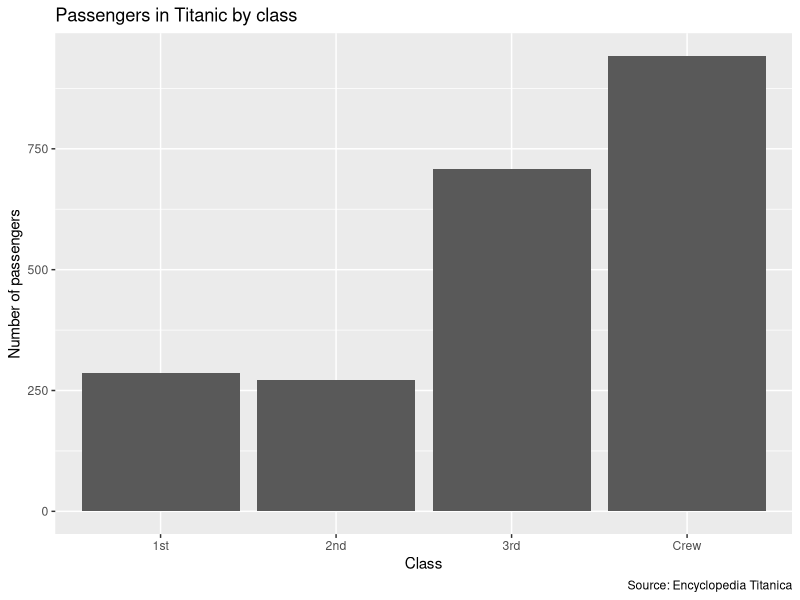
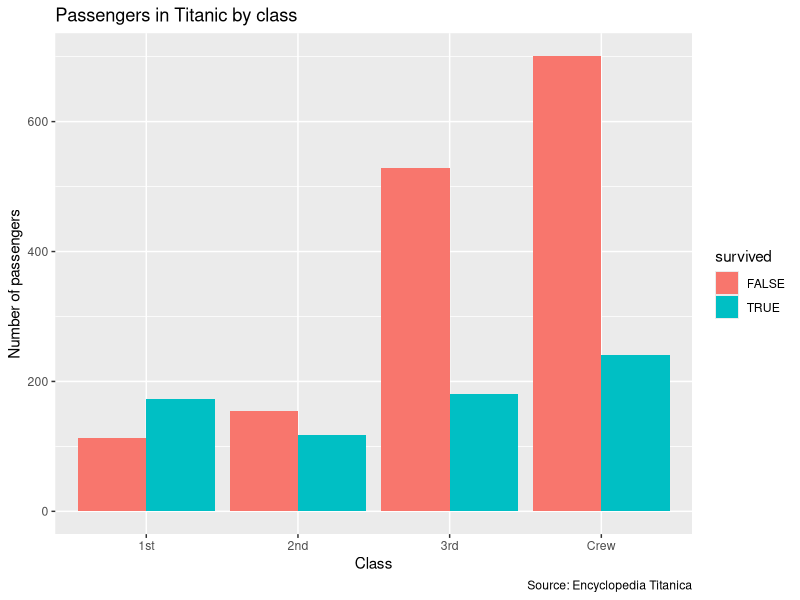
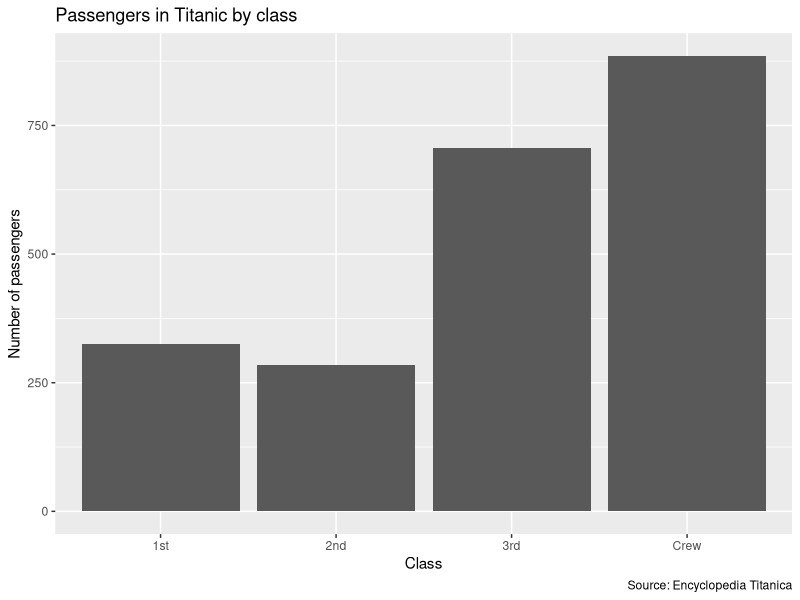
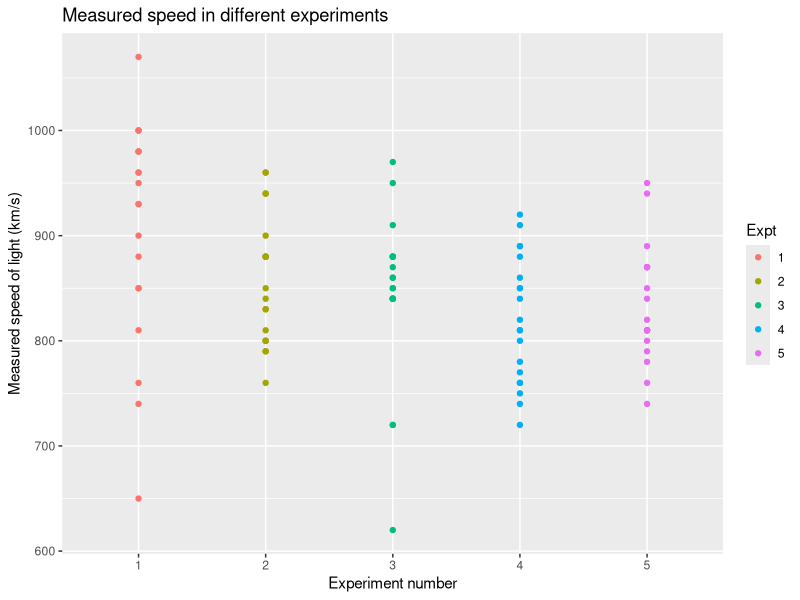
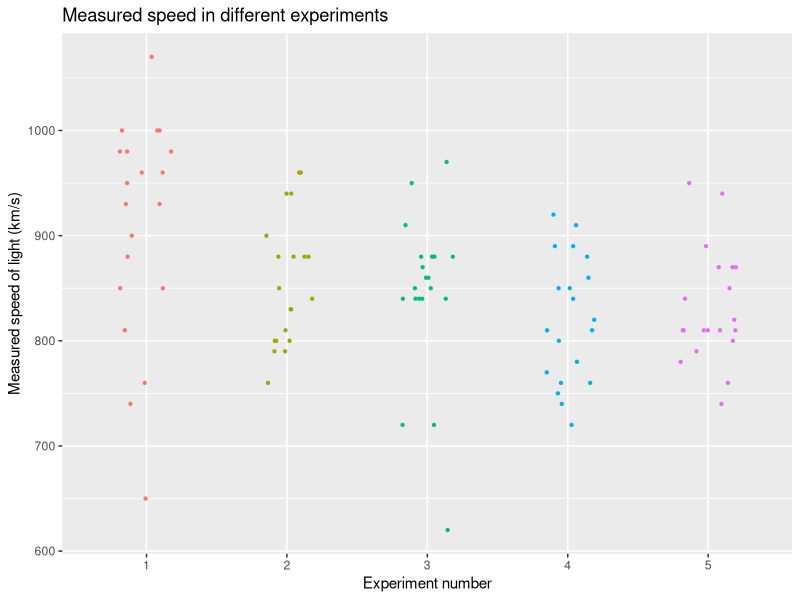
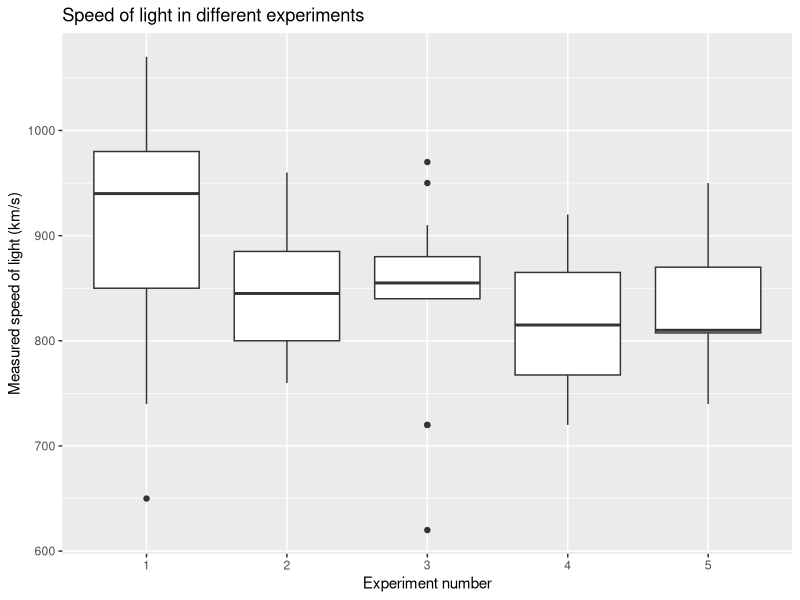
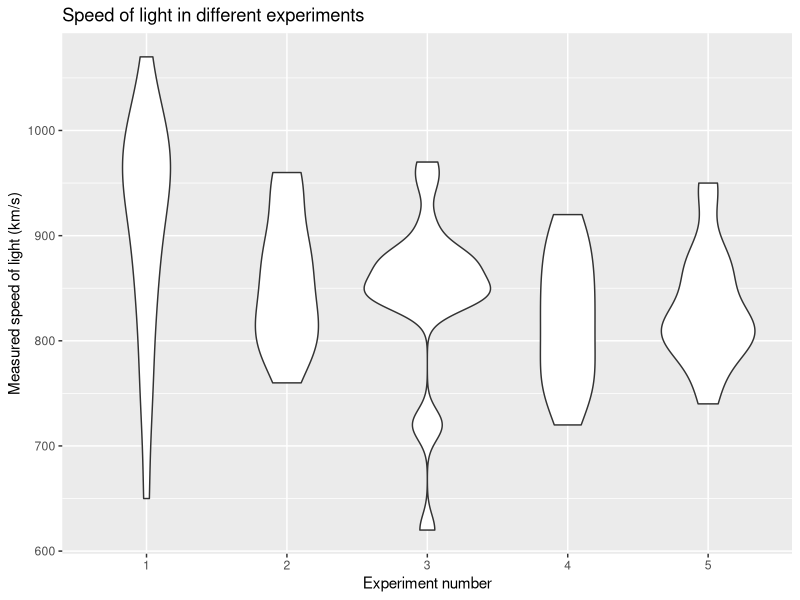
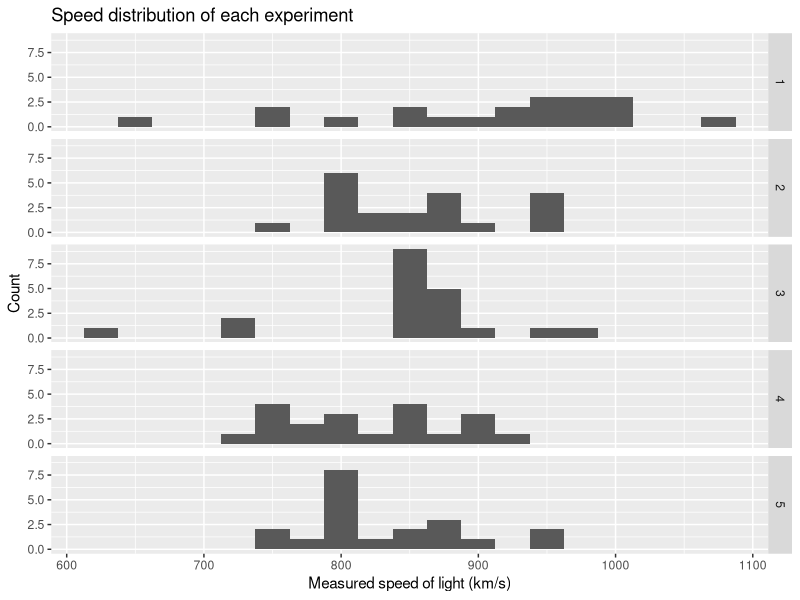

Write the R code that produced these figures, in order.
## ---- chunk 1
knitr::opts_chunk$set(echo = TRUE, fig.align = "center")
## ---- chunk 2
library(ggplot2)
library(tidyverse)
## ---- chunk 3
titanic_1 <- read_csv("titanic.csv")

# remove unwanted columns
titanic_1 <- titanic_1[, c("class", "survived")]
titanic_1
## ---- chunk 4
?read_csv
## ---- chunk 5
  ggplot(titanic_1, aes(x = class)) +
      geom_bar() + labs(
        title = "Passengers in Titanic by class",
        caption = "Source: Encyclopedia Titanica",
        x = "Class",
        y = "Number of passengers"
        )
## ---- chunk 6
  ggplot(titanic_1, aes(fill = survived, x = class)) +
      geom_bar(position = "dodge") + # make the bar plot side-by-side
      labs(
        title = "Passengers in Titanic by class",
        caption = "Source: Encyclopedia Titanica",
        x = "Class",
        y = "Number of passengers"
        )
## ---- chunk 7
  titanic_2 <-
      apply(Titanic, c(1, 4), sum) |>
      as_tibble(rownames = "class") |>
      rename(died = "No", survived = "Yes")
## ---- chunk 8
  titanic_2$total <- titanic_2$died + titanic_2$survived
## ---- chunk 9
  ggplot(titanic_2, aes(x = class, y = total)) +
      geom_bar(stat = "identity") +
      labs(
        title = "Passengers in Titanic by class",
        caption = "Source: Encyclopedia Titanica",
        x = "Class",
        y = "Number of passengers"
        )
## ---- chunk 10
  # load the data
  data(morley)

  # turn the Expt column into a factor
  morley$Expt <- factor(morley$Expt)
## ---- chunk 11
  ggplot(morley, aes(x = Expt, y = Speed)) + 
      geom_point(
        aes(colour = Expt, 
            show.legend = FALSE)) +
      labs(
        title = "Measured speed in different experiments",
        x = "Experiment number",
        y = "Measured speed of light (km/s)")
## ---- chunk 12
  ggplot(morley, aes(Expt, Speed)) +
    geom_jitter(
      width = 0.2,
      height = 0,
      size = 0.8,
      aes(colour = Expt),
      show.legend = FALSE
    ) +
    labs(
      title = "Measured speed in different experiments",
      x = "Experiment number",
      y = "Measured speed of light (km/s)"
    )
## ---- chunk 13
  ggplot(morley, aes(Expt, Speed)) + 
  geom_boxplot() +
  labs(
    title = "Speed of light in different experiments",
    x = "Experiment number",
    y = "Measured speed of light (km/s)"
  )
## ---- chunk 14
  ggplot(morley, aes(Expt, Speed)) + 
  geom_violin() +
  labs(
    title = "Speed of light in different experiments",
    x = "Experiment number",
    y = "Measured speed of light (km/s)"
  )
## ---- chunk 15
  ggplot(morley, aes(x = Speed)) +
  geom_histogram(binwidth = 25) + # change to a suitable bin width
  facet_grid(Expt ~ .) + # make stacked histograms for each experiment number
  labs(
    title = "Speed distribution of each experiment",
    x = "Measured speed of light (km/s)",
    y = "Count"
  )
## ---- chunk 16
  ggplot(morley, aes(Speed, colour = Expt)) + 
  geom_freqpoly(binwidth = 40) + 
  labs(
    title = "Speed distribution of each experiment",
    x = "Measured speed of light (km/s)",
    y = "Count",
    colour = "Experiment number"
  )
